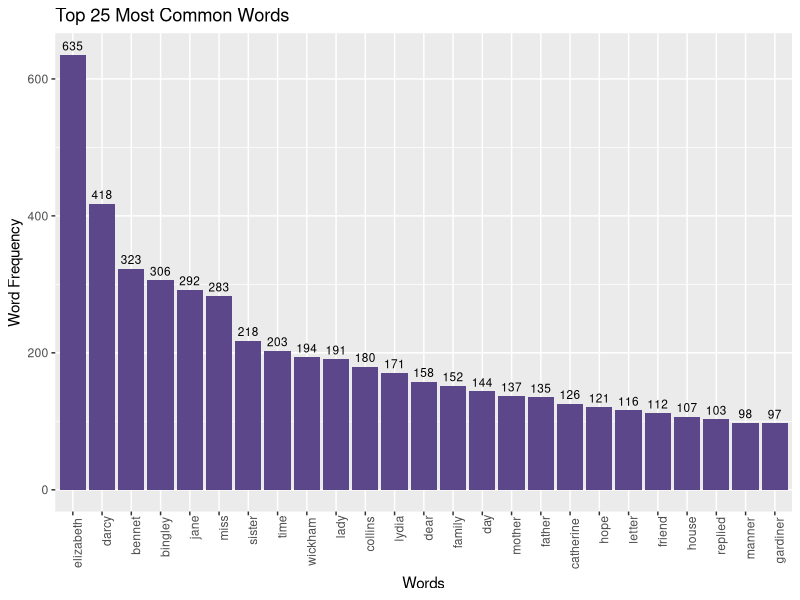

This figure's R source:
## ---- chunk 1
suppressWarnings(suppressPackageStartupMessages(library(janeaustenr)))
suppressWarnings(suppressPackageStartupMessages(library(tidyverse)))
suppressWarnings(suppressPackageStartupMessages(library(tidytext)))

## ---- chunk 2
# Selecting Pride&Prejudice book to use in this task
PridePrejudice <- janeaustenr::prideprejudice
## ---- chunk 3
words_text <- PridePrejudice %>%
  str_to_lower() %>%
  str_replace_all("[^[:alpha:]]", " ") %>% # "^[[:alpha:]]" matches any alphabetic character, and "^" negate it => Thus remove all non-alphabetic characters 
  str_split("\\s+") %>%  # "\\s+" = extract words / matches one or more white space characters
  unlist() %>%
  discard(str_detect, "^$") #  discard elements that are empty strings



## ---- chunk 4

# Define stop words list to filter out using a pre-defined source (tidytext::stop_words)
stop_words <- tidytext::stop_words
stop_words_list <- stop_words %>%
  select(word) %>%
  pull()
# Remove stop words
filtered_words <- words_text[!words_text %in% stop_words_list]

## ---- chunk 5
# Create a data frame with word frequencies
word_frequency <- table(filtered_words)
# Convert to data frame for plotting with ggplot2
word_freq_df <- data.frame(Word = names(word_frequency), Frequency = as.numeric(word_frequency))

top_25_words <- word_freq_df %>%  #arrange words by most frequent
  arrange(desc(Frequency)) %>%
  head(25) # select top 25
print(top_25_words)
## ---- chunk 6
ggplot(top_25_words, aes(x = reorder(Word, -Frequency), y = Frequency)) +
  geom_bar(stat = "identity", fill = "mediumpurple4") +
  labs(title = "Top 25 Most Common Words", x = "Words", y = "Word Frequency") +
  theme(axis.text.x = element_text(angle = 90, hjust = 1.1))+
  geom_text(aes(label = Frequency), vjust = -0.5, size = 3)
